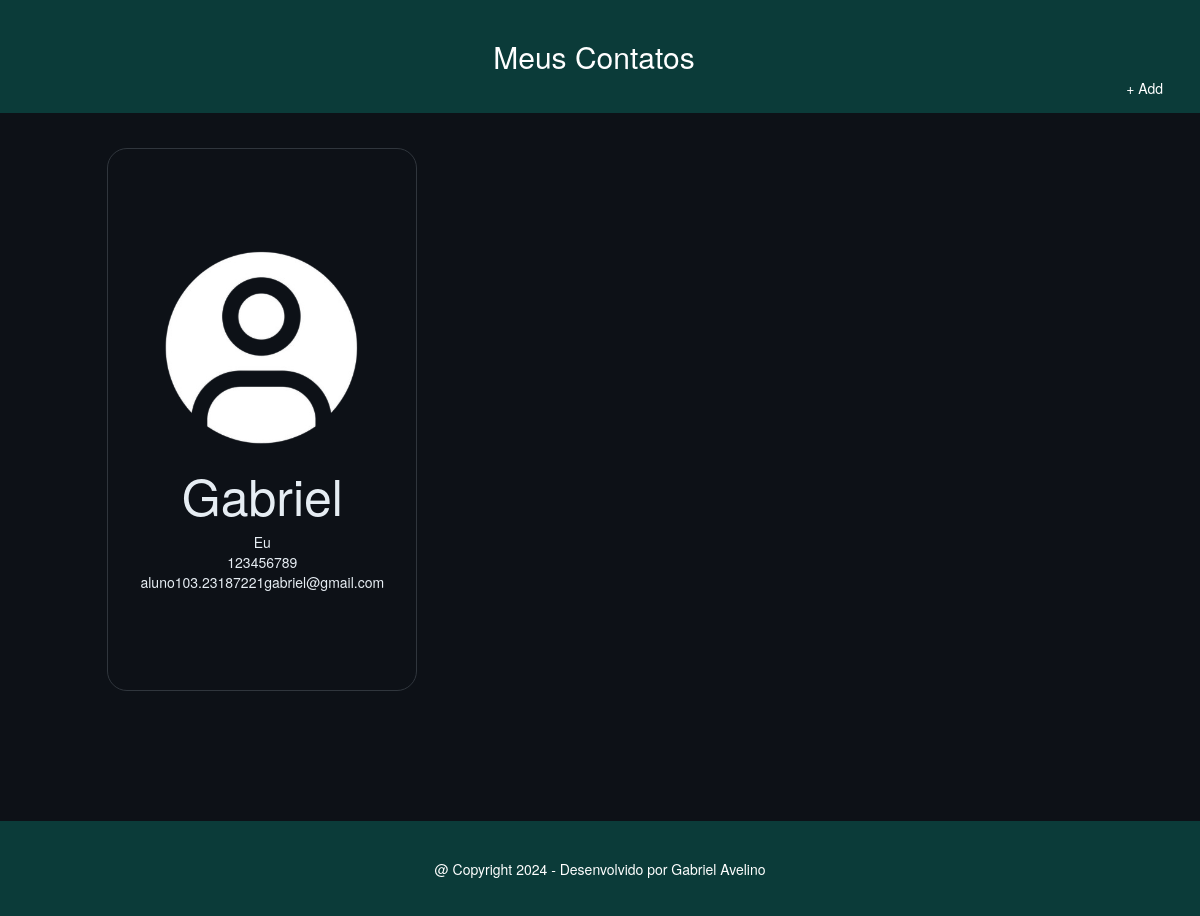
The page / on the database its author committed.
### mycontacts/models.py (models this page shows)
class Contact(models.Model):
    foto = models.ImageField(upload_to=uploadImageFormater, null=True, blank=True)
    name = models.CharField(max_length=200)
    relation = models.CharField(max_length=200)
    phone = models.CharField(max_length=200)
    email = models.CharField(max_length=200)

### mycontacts/views.py (the view)
# urls.py: re_path(r'^$', views.show),
def show(request):
    contact_list = Contact.objects.all()
    return render(request, 'mycontacts/show.html',{'contacts': contact_list})

### mycontacts/templates/mycontacts/show.html
{% extends 'mycontacts/background.html' %}
{% load static %}
{% block content %}
<div class="container-show">
    <ul class="grid" style="list-style-type: none">
    {% for contact in contacts %}
    <li>
        <div>
            {% if contact.foto %}
                <img class="user_img" src="{{ contact.foto.url }}" alt="">
            {% else %}
                <img class="user_img" src="{% static 'img/user.png' %}" alt="">
            {% endif %}
            <h2 class="name">{{ contact.name }}</h2>
            <div class="relation">{{ contact.relation }}</div>
            <div class="phone">{{ contact.phone }}</div>
            <div class="email"><a href='{{ contact.email }}'>{{ contact.email }}</a> </div>
        </div>
    </li>
    {%  endfor %}
    </ul>
</div>
{% endblock content %}

### mycontacts/static/css/show.css (style rules this page uses)
html { height: 100%; }
.name { font-size: 50px; }
.grid { overflow: hidden; padding: 2em 2em; max-width: 76em; margin: 0 auto; }
.grid li { padding: 0 0.8em 1.3em; }
.grid li>div { border-bottom: 1.8px solid #30363D; border-right: 1.4px solid #30363D; border-left: 0.7px solid #30363D; border-top: 0.6px solid #30363D; border-radius: 20px; color: #E6EDF3; background: #0D1117; padding: 7em 2em; text-align: center; }
.grid li a { color: #E6EDF3; transition: all ease 0.5s; }
@media all and (min-width: 27em) { .grid li { width: 100%; float: left; } }
@media all and (min-width: 40em) { .grid li { width: 50%; } }
@media all and (min-width: 60em) { .grid li { width: 33%; } }
.container-show { padding-top: 10%; padding-bottom: 7%; }
body { background-color: #0D1117; position: relative; margin: 0; min-height: 100%; }
.user_img { width: 200px; height: 200px; }

### rows shown on the page
Contact: name "Gabriel", relation "Eu", phone "123456789", email "aluno103.23187221gabriel@gmail.com"
